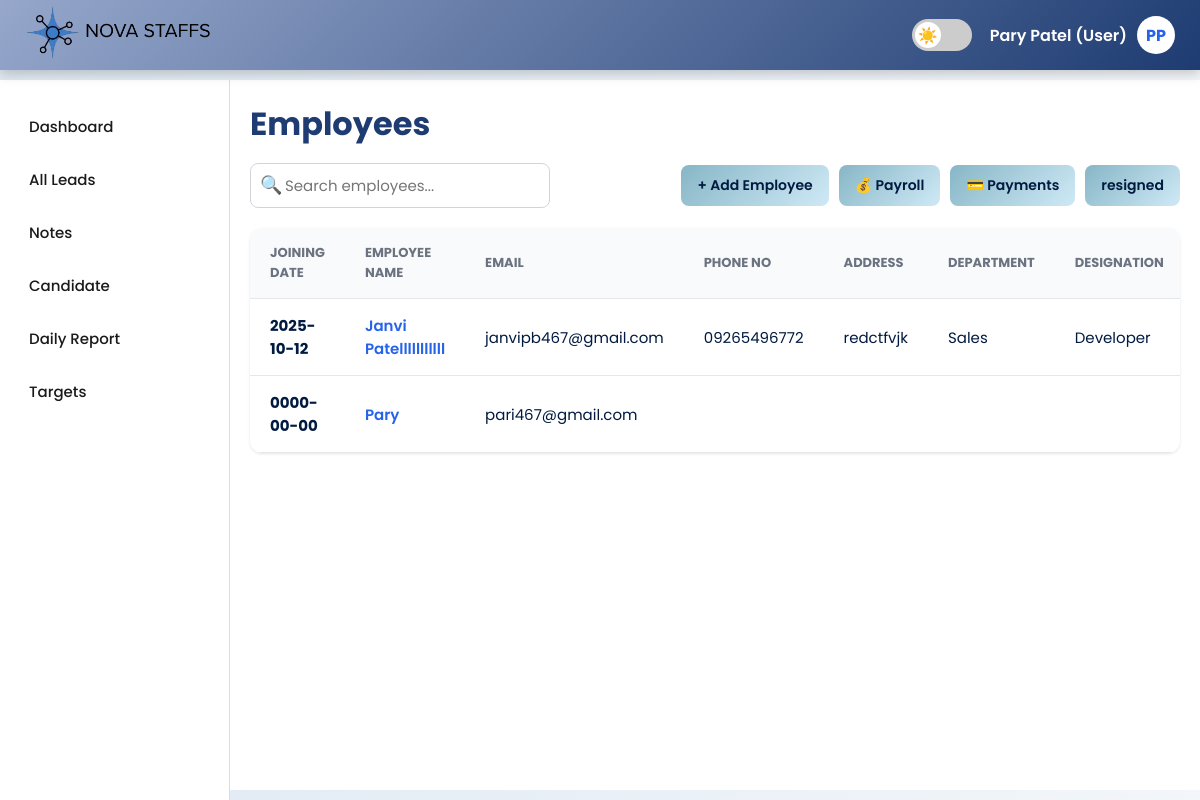
Screenshot of /employees.php (signed in) with the database file from the repository.
### tables this page shows
CREATE TABLE `employees` (
  `id` int(11) NOT NULL,
  `name` varchar(100) NOT NULL,
  `emp_id` varchar(50) NOT NULL,
  `join_date` date NOT NULL,
  `email` varchar(100) NOT NULL,
  `mobile` varchar(20) NOT NULL,
  `address` varchar(255) NOT NULL,
  `department` varchar(50) NOT NULL,
  `designation` varchar(50) NOT NULL,
  `salary` decimal(10,2) NOT NULL,
  `bank_account` varchar(50) NOT NULL,
  `ifsc` varchar(20) NOT NULL,
  `bank_name` varchar(100) NOT NULL,
  `payment_mode` varchar(20) NOT NULL,
  `created_at` timestamp NOT NULL DEFAULT current_timestamp(),
  `role` varchar(20) DEFAULT 'staff'
);

### employees.php (the view, shortened to what this page needs)
<?php
$servername = "localhost";
$username   = "root";
$password   = "";
$dbname     = "crm";
$conn = new mysqli($servername, $username, $password, $dbname);
$userName = $_SESSION['user_name'] ?? "Guest";
$userRole = $_SESSION['user_role'] ?? "user";
$initials = '';
if (!empty($userName)) {
    $nameParts = explode(' ', trim($userName));
    foreach ($nameParts as $part) {
        $initials .= strtoupper($part[0]);
    }
}
$sql = "SELECT id, name, email, mobile, address, department, designation, salary, join_date FROM employees ORDER BY id DESC";
$result = $conn->query($sql);
?>
<!DOCTYPE html>
<html lang="en">
<head>
</head>
<body>
<header>
  <div class="header-left"><img src="nova.png" alt="nova staff" class="logo"></div>
  <div class="header-right">
    <label class="switch"><input type="checkbox" id="themeToggle"><span class="slider"></span></label>
    <div class="profile" id="profileMenu">
      <span id="profileName"><?= htmlspecialchars($userName) ?>&nbsp;(<?= ucfirst($userRole) ?>)</span>
      <div class="profile-img" id="profileInitials"><?= $initials ?></div>
    </div>
  </div>
</header>
<div class="sidebar">
  <button onclick="location.href='index.php'">Dashboard</button>
  <button onclick="location.href='all_leads.php'">All Leads</button>
  <button onclick="location.href='notes.php'">Notes</button>
  <button onclick="location.href='Candidate.php'">Candidate</button>
  <button onclick="location.href='daily_report.php'">Daily Report</button>
  <button onclick="location.href='target.php'">Targets</button>
  <br><br><br><br>
</div>
<div class="main-content">
  <div class="main-inner">
    <h1>Employees</h1>
    <div class="header-bar">
      <div class="search-box">
        <input type="text" id="searchInput" placeholder="Search employees..." onkeyup="searchEmployee()">
      </div>
      <div class="header-buttons">
        <a href="add_employee.php" class="btn add">+ Add Employee</a>
        <a href="payroll.php" class="btn payroll">💰 Payroll</a>
        <a href="payment.php" class="btn payments">💳 Payments</a>
        <a href="resigned.php" class="btn payments">resigned</a>
      </div>
    </div>
    <div class="card">
      <table id="employeeTable">
        <thead>
          <tr>
            <th>Joining Date</th>
            <th>Employee Name</th>
            <th>Email</th>
            <th>Phone No</th>
            <th>Address</th>
            <th>Department</th>
            <th>Designation</th>
          </tr>
        </thead>
        <tbody>
          <?php if ($result->num_rows > 0): ?>
            <?php while($row = $result->fetch_assoc()): ?>
              <tr>
                <td><div class="employee-info"><strong><?= htmlspecialchars($row['join_date']); ?></strong></div></td>
                <td><a href="second-candidate.php?id=<?= $row['id']; ?>" style="color:#2563eb; font-weight:600; text-decoration:none;"><?= htmlspecialchars($row['name']); ?></a></td>
                <td><?= htmlspecialchars($row['email']); ?></td>
                <td><?= htmlspecialchars($row['mobile']); ?></td>
                <td><?= htmlspecialchars($row['address']); ?></td>
                <td><?= htmlspecialchars($row['department']); ?></td>
                <td><?= htmlspecialchars($row['designation']); ?></td>
              </tr>
            <?php endwhile; ?>
          <?php else: ?>
            <tr><td colspan="9" style="text-align:center; padding:20px;">No employees found.</td></tr>
          <?php endif; ?>
        </tbody>
      </table>
    </div>
  </div>
</div>
</body>
</html>

### employees.php (style rules this page uses)
* { margin:0; padding:0; box-sizing:border-box; font-family:"Poppins",sans-serif;transition:all 0.3s ease; }
body { background: linear-gradient(135deg,#dfe9f3,#ffffff); color:#001a40; overflow-x:hidden; overflow-y:auto; }
header { background: linear-gradient(135deg, #96a7cb, #1e3c72); padding:10px 25px; display:flex; justify-content:space-between; align-items:center; height:70px; position:fixed; top:0; left:0; width:100%; z-index:1000; box-shadow:0 4px 12px rgba(0,0,0,0.2); }
.header-left img.logo { height:55px; width:auto; border-radius:12px; }
.header-right { display:flex; align-items:center; gap:18px; }
.switch { position:relative; display:inline-block; width:60px; height:32px; }
.slider { position:absolute; top:0; left:0; right:0; bottom:0; background-color:#ccc; border-radius:34px; }
.slider::before { content:"☀️"; position:absolute; height:26px; width:26px; left:3px; bottom:3px; background:white; border-radius:50%; display:flex; align-items:center; justify-content:center; font-size:16px; transition:transform 0.4s,content 0.4s; }
.profile { display:flex;align-items:center;gap:10px;position:relative;cursor:pointer }
.profile span { color:#fff;font-weight:600 }
.profile-img { width:38px;height:38px;border-radius:50%;background:#fff;color:#2563eb;display:flex;align-items:center;justify-content:center;font-weight:700 }
.sidebar { width:230px; background:#fff; border-right:1px solid #ddd; padding:20px 0; position:fixed; top:80px; bottom:0; box-shadow:none; }
.sidebar button { width:100%; margin:5px 0; text-align:left; font-weight:500; border:none; font-size:15px; background-color:transparent; color:#1a1a1a; cursor:pointer; padding:10px 25px; border-left:4px solid transparent; transition:all 0.3s ease; }
.main-content { margin-left:230px; margin-top:80px; padding:20px; min-height: calc(100vh - 90px); background:white; }
.main-inner { max-width:1300px; margin:auto; }
h1 { font-size:32px; margin-bottom:15px; color:#1e3c72; }
.header-bar { display:flex; justify-content:space-between; align-items:center; margin-bottom:20px; flex-wrap:wrap; gap:10px; }
.search-box { position:relative; flex:1; max-width:300px; }
.search-box input { width:100%; padding:10px 14px 10px 34px; border:1px solid #d1d5db; border-radius:8px; font-size:15px; }
.search-box::before { content:"🔍"; position:absolute; left:10px; top:8px; font-size:18px; color:#9ca3af; }
.header-buttons { display:flex; gap:10px; }
.btn { border:none; padding:10px 16px; border-radius:8px; font-weight:600; font-size:14px; cursor:pointer; text-decoration:none; }
.btn.add { background:linear-gradient(135deg,#87b6c6,#cfe9f6);color:#001a40; }
.btn.payroll { background:linear-gradient(135deg,#87b6c6,#cfe9f6);color:#001a40; }
.btn.payments { background:linear-gradient(135deg,#87b6c6,#cfe9f6);color:#001a40; }
.card { background:#fff; border-radius:12px; box-shadow:0 1px 3px rgba(0,0,0,0.1); overflow:hidden; }
table { width:100%; border-collapse:collapse; }
th,td { text-align:left; padding:15px 20px; border-bottom:1px solid #e5e7eb; }
th { text-transform:uppercase; font-size:13px; color:#6b7280; background:#f9fafb; }
td { font-size:15px; }
.employee-info { display:flex; flex-direction:column; }

### rows the page displays
employees: join_date "2025-10-12", name "Janvi Patelllllllllll", email "janvipb467@gmail.com", mobile "09265496772", address "redctfvjk", department "Sales", designation "Developer"
employees: join_date "0000-00-00", name "Pary", email "pari467@gmail.com"

### other values shown
$userName "Pary Patel"
$userRole "User"
$initials "PP"
